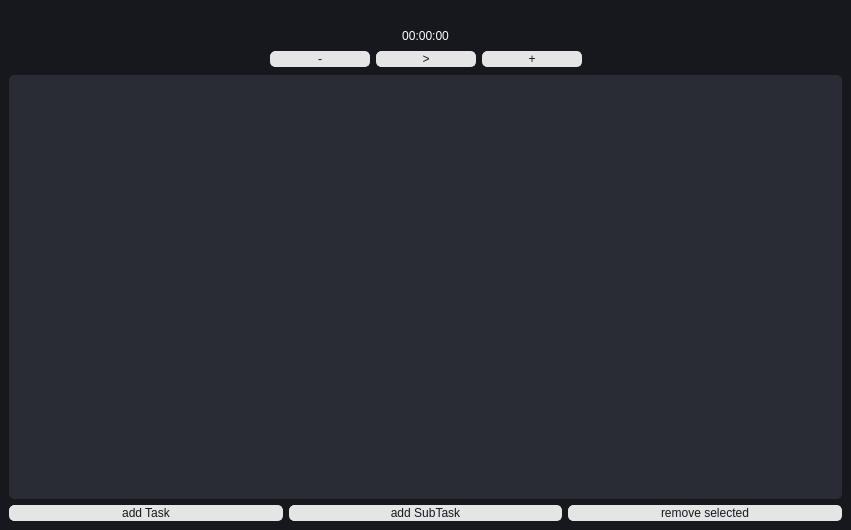
<?xml version="1.0" encoding="UTF-8"?>
<ui version="4.0">
 <class>MainWindow</class>
 <widget class="QMainWindow" name="MainWindow">
  <property name="geometry">
   <rect>
    <x>0</x>
    <y>0</y>
    <width>851</width>
    <height>530</height>
   </rect>
  </property>
  <property name="windowTitle">
   <string>POMO</string>
  </property>
  <property name="styleSheet">
   <string notr="true">* {
	font: 63 20pt &quot;DejaVu Sans Mono&quot;;
	background-color: #17181d;
	color: #ffffff;
}
QTreeWidget {
background-color: #292c35;
border: 1px solid #292c35;
border-radius: 5px;
}


QPushButton {
	font: 63 20pt &quot;DejaVu Sans Mono&quot;;
	background-color: #e5e5e5;
	border: 1px solid #e5e5e5;
	border-radius: 5px;
	color: #17181d;
}
QPushButton:hover {
    border-radius:5px;
	border: 1px solid #a0a0a0;
	background-color: #a0a0a0;
    color: 17181d;
}

QPushButton:disabled {
	border-radius:5px;
	border: 1px solid gray;
    background-color: gray;
    color: 17181d;
}

QPushButton:pressed {
    border-radius:5px;
	border: 1px solid #808080;
	background-color: #808080;
    color: 17181d;
}

QScrollBar:vertical {
        background-color: #333333;
        width: 10px;
    }
    QScrollBar::handle:vertical {
        background-color: #555555;
        min-height: 20px;
    }
    QScrollBar::handle:vertical:hover {
        background-color: #777777;
    }
    QScrollBar::add-line:vertical,
    QScrollBar::sub-line:vertical {
        background: none;
    }
    QScrollBar::add-page:vertical,
    QScrollBar::sub-page:vertical {
        background: none;
    }</string>
  </property>
  <widget class="QWidget" name="centralwidget">
   <layout class="QHBoxLayout" name="horizontalLayout_2">
    <item>
     <layout class="QVBoxLayout" name="verticalLayout">
      <item>
       <widget class="QLabel" name="prop_label">
        <property name="text">
         <string/>
        </property>
        <property name="alignment">
         <set>Qt::AlignCenter</set>
        </property>
       </widget>
      </item>
      <item>
       <widget class="QLabel" name="time_label">
        <property name="text">
         <string>00:00:00</string>
        </property>
        <property name="alignment">
         <set>Qt::AlignCenter</set>
        </property>
       </widget>
      </item>
      <item>
       <layout class="QHBoxLayout" name="horizontalLayout">
        <item>
         <spacer name="horizontalSpacer">
          <property name="orientation">
           <enum>Qt::Horizontal</enum>
          </property>
          <property name="sizeHint" stdset="0">
           <size>
            <width>40</width>
            <height>20</height>
           </size>
          </property>
         </spacer>
        </item>
        <item>
         <widget class="QPushButton" name="minus_button">
          <property name="sizePolicy">
           <sizepolicy hsizetype="Minimum" vsizetype="Fixed">
            <horstretch>0</horstretch>
            <verstretch>0</verstretch>
           </sizepolicy>
          </property>
          <property name="minimumSize">
           <size>
            <width>100</width>
            <height>0</height>
           </size>
          </property>
          <property name="text">
           <string>-</string>
          </property>
         </widget>
        </item>
        <item>
         <widget class="QPushButton" name="play_pause_button">
          <property name="minimumSize">
           <size>
            <width>100</width>
            <height>0</height>
           </size>
          </property>
          <property name="text">
           <string>&gt;</string>
          </property>
         </widget>
        </item>
        <item>
         <widget class="QPushButton" name="plus_button">
          <property name="minimumSize">
           <size>
            <width>100</width>
            <height>0</height>
           </size>
          </property>
          <property name="text">
           <string>+</string>
          </property>
         </widget>
        </item>
        <item>
         <spacer name="horizontalSpacer_2">
          <property name="orientation">
           <enum>Qt::Horizontal</enum>
          </property>
          <property name="sizeHint" stdset="0">
           <size>
            <width>40</width>
            <height>20</height>
           </size>
          </property>
         </spacer>
        </item>
       </layout>
      </item>
      <item>
       <widget class="QTreeWidget" name="treeWidget">
        <attribute name="headerVisible">
         <bool>false</bool>
        </attribute>
        <column>
         <property name="text">
          <string>1</string>
         </property>
        </column>
       </widget>
      </item>
      <item>
       <layout class="QHBoxLayout" name="horizontalLayout_3">
        <item>
         <widget class="QPushButton" name="add_task_button">
          <property name="text">
           <string>add Task</string>
          </property>
         </widget>
        </item>
        <item>
         <widget class="QPushButton" name="add_subtask_button">
          <property name="text">
           <string>add SubTask</string>
          </property>
         </widget>
        </item>
        <item>
         <widget class="QPushButton" name="remove_selected_button">
          <property name="text">
           <string>remove selected</string>
          </property>
         </widget>
        </item>
       </layout>
      </item>
     </layout>
    </item>
   </layout>
  </widget>
 </widget>
 <resources/>
 <connections/>
</ui>
